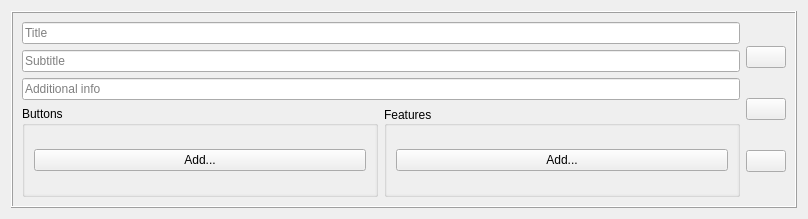
<?xml version="1.0" encoding="UTF-8"?>
<ui version="4.0">
 <class>CommandListWidget</class>
 <widget class="QWidget" name="CommandListWidget">
  <property name="geometry">
   <rect>
    <x>0</x>
    <y>0</y>
    <width>808</width>
    <height>212</height>
   </rect>
  </property>
  <property name="windowTitle">
   <string>Form</string>
  </property>
  <layout class="QHBoxLayout" name="horizontalLayout_4">
   <item>
    <widget class="QFrame" name="frame">
     <property name="frameShape">
      <enum>QFrame::Box</enum>
     </property>
     <property name="frameShadow">
      <enum>QFrame::Raised</enum>
     </property>
     <layout class="QHBoxLayout" name="horizontalLayout_7">
      <item>
       <layout class="QVBoxLayout" name="verticalLayout_main">
        <property name="leftMargin">
         <number>0</number>
        </property>
        <item>
         <widget class="QLineEdit" name="lineEdit_title">
          <property name="placeholderText">
           <string>Title</string>
          </property>
         </widget>
        </item>
        <item>
         <widget class="QLineEdit" name="lineEdit_subtitle">
          <property name="placeholderText">
           <string>Subtitle</string>
          </property>
         </widget>
        </item>
        <item>
         <widget class="QLineEdit" name="lineEdit_addinfo">
          <property name="placeholderText">
           <string>Additional info</string>
          </property>
         </widget>
        </item>
        <item>
         <layout class="QHBoxLayout" name="horizontalLayout">
          <property name="sizeConstraint">
           <enum>QLayout::SetDefaultConstraint</enum>
          </property>
          <property name="bottomMargin">
           <number>0</number>
          </property>
          <item>
           <widget class="QGroupBox" name="groupBox">
            <property name="sizePolicy">
             <sizepolicy hsizetype="Preferred" vsizetype="Fixed">
              <horstretch>0</horstretch>
              <verstretch>0</verstretch>
             </sizepolicy>
            </property>
            <property name="title">
             <string>Buttons</string>
            </property>
            <layout class="QHBoxLayout" name="horizontalLayout_2">
             <property name="sizeConstraint">
              <enum>QLayout::SetMaximumSize</enum>
             </property>
             <property name="leftMargin">
              <number>0</number>
             </property>
             <property name="topMargin">
              <number>0</number>
             </property>
             <property name="rightMargin">
              <number>0</number>
             </property>
             <property name="bottomMargin">
              <number>0</number>
             </property>
             <item>
              <widget class="QScrollArea" name="scrollArea">
               <property name="sizePolicy">
                <sizepolicy hsizetype="Preferred" vsizetype="Fixed">
                 <horstretch>0</horstretch>
                 <verstretch>0</verstretch>
                </sizepolicy>
               </property>
               <property name="frameShape">
                <enum>QFrame::NoFrame</enum>
               </property>
               <property name="verticalScrollBarPolicy">
                <enum>Qt::ScrollBarAlwaysOff</enum>
               </property>
               <property name="sizeAdjustPolicy">
                <enum>QAbstractScrollArea::AdjustToContents</enum>
               </property>
               <property name="widgetResizable">
                <bool>true</bool>
               </property>
               <widget class="QWidget" name="scrollWidget_buttons">
                <property name="geometry">
                 <rect>
                  <x>0</x>
                  <y>0</y>
                  <width>351</width>
                  <height>69</height>
                 </rect>
                </property>
                <property name="sizePolicy">
                 <sizepolicy hsizetype="Preferred" vsizetype="Preferred">
                  <horstretch>0</horstretch>
                  <verstretch>0</verstretch>
                 </sizepolicy>
                </property>
                <layout class="QHBoxLayout" name="horizontalLayout_5">
                 <item>
                  <widget class="QPushButton" name="btn_addButton">
                   <property name="text">
                    <string>Add...</string>
                   </property>
                  </widget>
                 </item>
                </layout>
               </widget>
              </widget>
             </item>
            </layout>
           </widget>
          </item>
          <item>
           <widget class="QGroupBox" name="groupBox_2">
            <property name="sizePolicy">
             <sizepolicy hsizetype="Preferred" vsizetype="Fixed">
              <horstretch>0</horstretch>
              <verstretch>0</verstretch>
             </sizepolicy>
            </property>
            <property name="title">
             <string>Features</string>
            </property>
            <property name="alignment">
             <set>Qt::AlignLeading|Qt::AlignLeft|Qt::AlignVCenter</set>
            </property>
            <property name="flat">
             <bool>false</bool>
            </property>
            <property name="checkable">
             <bool>false</bool>
            </property>
            <layout class="QHBoxLayout" name="horizontalLayout_3">
             <property name="leftMargin">
              <number>0</number>
             </property>
             <property name="topMargin">
              <number>0</number>
             </property>
             <property name="rightMargin">
              <number>0</number>
             </property>
             <property name="bottomMargin">
              <number>0</number>
             </property>
             <item>
              <widget class="QScrollArea" name="scrollArea_2">
               <property name="sizePolicy">
                <sizepolicy hsizetype="Preferred" vsizetype="Fixed">
                 <horstretch>0</horstretch>
                 <verstretch>0</verstretch>
                </sizepolicy>
               </property>
               <property name="frameShape">
                <enum>QFrame::NoFrame</enum>
               </property>
               <property name="verticalScrollBarPolicy">
                <enum>Qt::ScrollBarAlwaysOff</enum>
               </property>
               <property name="sizeAdjustPolicy">
                <enum>QAbstractScrollArea::AdjustToContents</enum>
               </property>
               <property name="widgetResizable">
                <bool>true</bool>
               </property>
               <widget class="QWidget" name="scrollWidget_features">
                <property name="geometry">
                 <rect>
                  <x>0</x>
                  <y>0</y>
                  <width>351</width>
                  <height>69</height>
                 </rect>
                </property>
                <layout class="QHBoxLayout" name="horizontalLayout_6">
                 <item>
                  <widget class="QPushButton" name="btn_addFeature">
                   <property name="text">
                    <string>Add...</string>
                   </property>
                  </widget>
                 </item>
                </layout>
               </widget>
              </widget>
             </item>
            </layout>
           </widget>
          </item>
         </layout>
        </item>
       </layout>
      </item>
      <item>
       <layout class="QVBoxLayout" name="verticalLayout_order">
        <property name="spacing">
         <number>6</number>
        </property>
        <property name="rightMargin">
         <number>0</number>
        </property>
        <item>
         <widget class="QPushButton" name="btn_moveUp">
          <property name="sizePolicy">
           <sizepolicy hsizetype="Fixed" vsizetype="Fixed">
            <horstretch>0</horstretch>
            <verstretch>0</verstretch>
           </sizepolicy>
          </property>
          <property name="toolTip">
           <string>Order up</string>
          </property>
          <property name="text">
           <string/>
          </property>
          <property name="icon">
           <iconset>
            <normaloff>../images/up.png</normaloff>../images/up.png</iconset>
          </property>
          <property name="iconSize">
           <size>
            <width>32</width>
            <height>32</height>
           </size>
          </property>
         </widget>
        </item>
        <item>
         <widget class="QPushButton" name="btn_moveDown">
          <property name="toolTip">
           <string>Order down</string>
          </property>
          <property name="text">
           <string/>
          </property>
          <property name="icon">
           <iconset>
            <normaloff>../images/down.png</normaloff>../images/down.png</iconset>
          </property>
          <property name="iconSize">
           <size>
            <width>32</width>
            <height>32</height>
           </size>
          </property>
         </widget>
        </item>
        <item>
         <widget class="QPushButton" name="btn_delete">
          <property name="toolTip">
           <string>Delete</string>
          </property>
          <property name="text">
           <string/>
          </property>
          <property name="icon">
           <iconset>
            <normaloff>../images/delete.png</normaloff>../images/delete.png</iconset>
          </property>
          <property name="iconSize">
           <size>
            <width>32</width>
            <height>32</height>
           </size>
          </property>
         </widget>
        </item>
       </layout>
      </item>
     </layout>
    </widget>
   </item>
  </layout>
 </widget>
 <resources>
 </resources>
 <connections/>
</ui>
